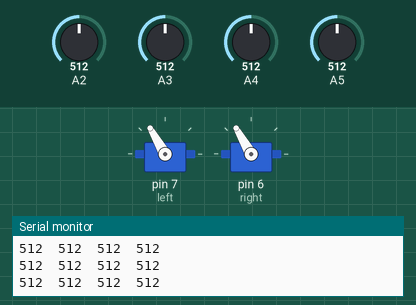
A sketch run on a simulated Arduino Uno, built with avr-gcc and run on an emulated ATmega328P. On the bench: 2 × servo, the last lines printed to the serial monitor. The inputs (shaded band) are chosen by the test bench; at power-on: A2 = 512, A5 = 512, A3 = 512, A4 = 512.

Above: at 1.2 s.
1.3 s: A2 set to 716
At 1.9 s:
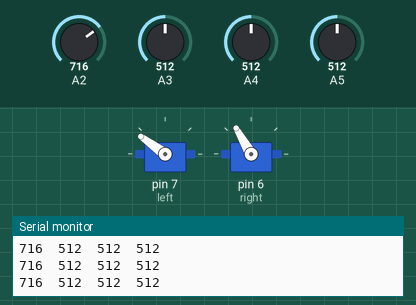
2.8 s: A5 set to 716
At 4.0 s:
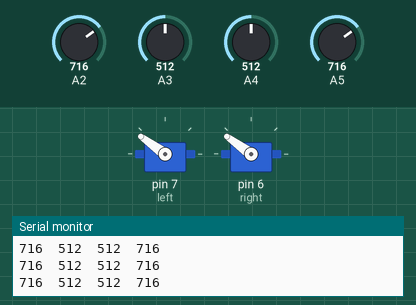
4.3 s: A2 set to 30
At 5.3 s:
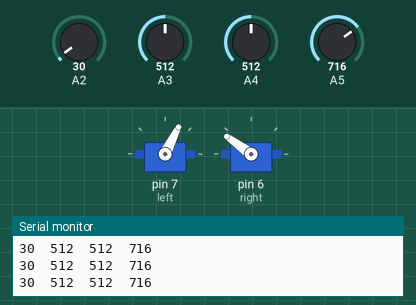
5.8 s: A2 set to 306
At 6.3 s:
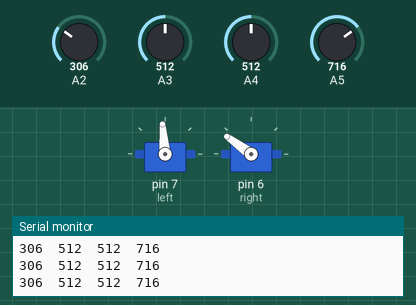
7.3 s: A5 set to 30
At 8.5 s:
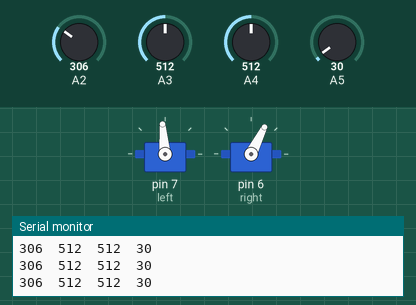
8.8 s: A5 set to 306
At 9.8 s:
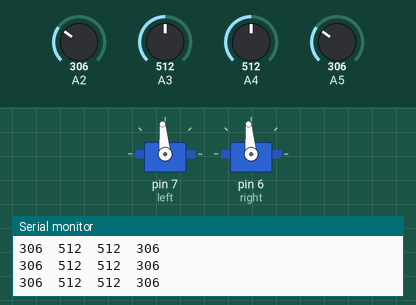
Timing chart, 0 to 11.3 s (numbered marks = the images above; inputs shaded):
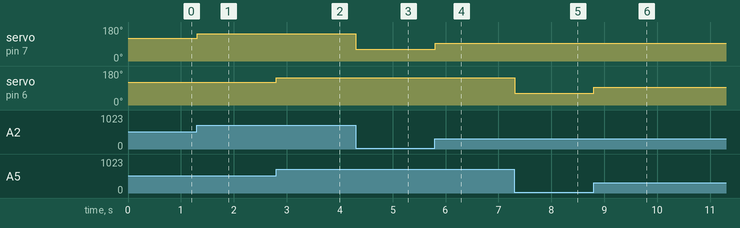

Measured:
- after the input at 1.3 s, servo on pin 7 (left): 120° → 144° at once
- after the input at 2.8 s, servo on pin 6 (right): 120° → 144° at once
- after the input at 4.3 s, servo on pin 7 (left): 144° → 63° at once
- after the input at 5.8 s, servo on pin 7 (left): 63° → 95° at once
- after the input at 7.3 s, servo on pin 6 (right): 144° → 63° at once
- after the input at 8.8 s, servo on pin 6 (right): 63° → 95° at once

The sketch:

servoWheelTest.ino
```cpp
// read four analog distance sensors and send the values to serial.
// Also drive two wheels.
// Dan Royer (dan@marginallyclever.com)
// 2016-05-16


#define LEFT_STOP   90
#define RIGHT_STOP  90


#include <Servo.h>


Servo left, right;


void setup() {
  // put your setup code here, to run once:
  Serial.begin(57600);

  // prepare the wheels
  left.attach(7);
  right.attach(6);

  fullStop();
}


void fullStop() {
  left.write(LEFT_STOP);
  right.write(RIGHT_STOP);
}


void loop() {
  int a = analogRead(2);
  int b = analogRead(3);
  int c = analogRead(4);
  int d = analogRead(5);

  // put your main code here, to run repeatedly:
  Serial.print(a);  Serial.print("\t");
  Serial.print(b);  Serial.print("\t");
  Serial.print(c);  Serial.print("\t");
  Serial.print(d);  Serial.print("\n");

  int bottom = 0;
  int top = 1023/2;
  left.write(map(a,bottom,top,LEFT_STOP-30,LEFT_STOP+30));
  right.write(map(d,bottom,top,RIGHT_STOP-30,RIGHT_STOP+30));

  delay(5);
}
```
